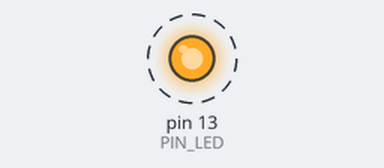
Simulated run of this sketch. Board: Arduino Uno, built with avr-gcc and run on an emulated ATmega328P. Shown: output pins drawn as LEDs (lit = HIGH). Dashed ring = blinking. What the sketch prints to the serial monitor is not drawn.

Above: at 0.5 s.
Timing chart, 0 to 4.6 s (numbered marks = the images above):
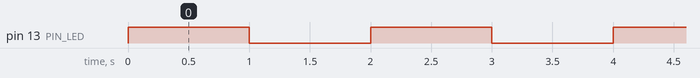

The sketch:

04_example_3.ino
```cpp
#define PIN_LED 13
unsigned int count, toggle;

void setup() {
  pinMode(PIN_LED, OUTPUT);
  Serial.begin(115200);
  Serial.println("Hello World!");
  count = toggle = 0;  // 초기화
  digitalWrite(PIN_LED, LOW);  // LED 꺼둠
}

void loop() {
  Serial.println(++count);
  toggle = toggle_state(toggle);
  digitalWrite(PIN_LED, toggle);  // LED 상태 갱신
  delay(1000);  // 1초 대기
}

int toggle_state(int toggle) {
  return !toggle;  // 반대 값을 반환
}
```

Measured:
- by itself, pin 13 (PIN_LED): alternates HIGH for 1.0 s and LOW for 1.0 s
